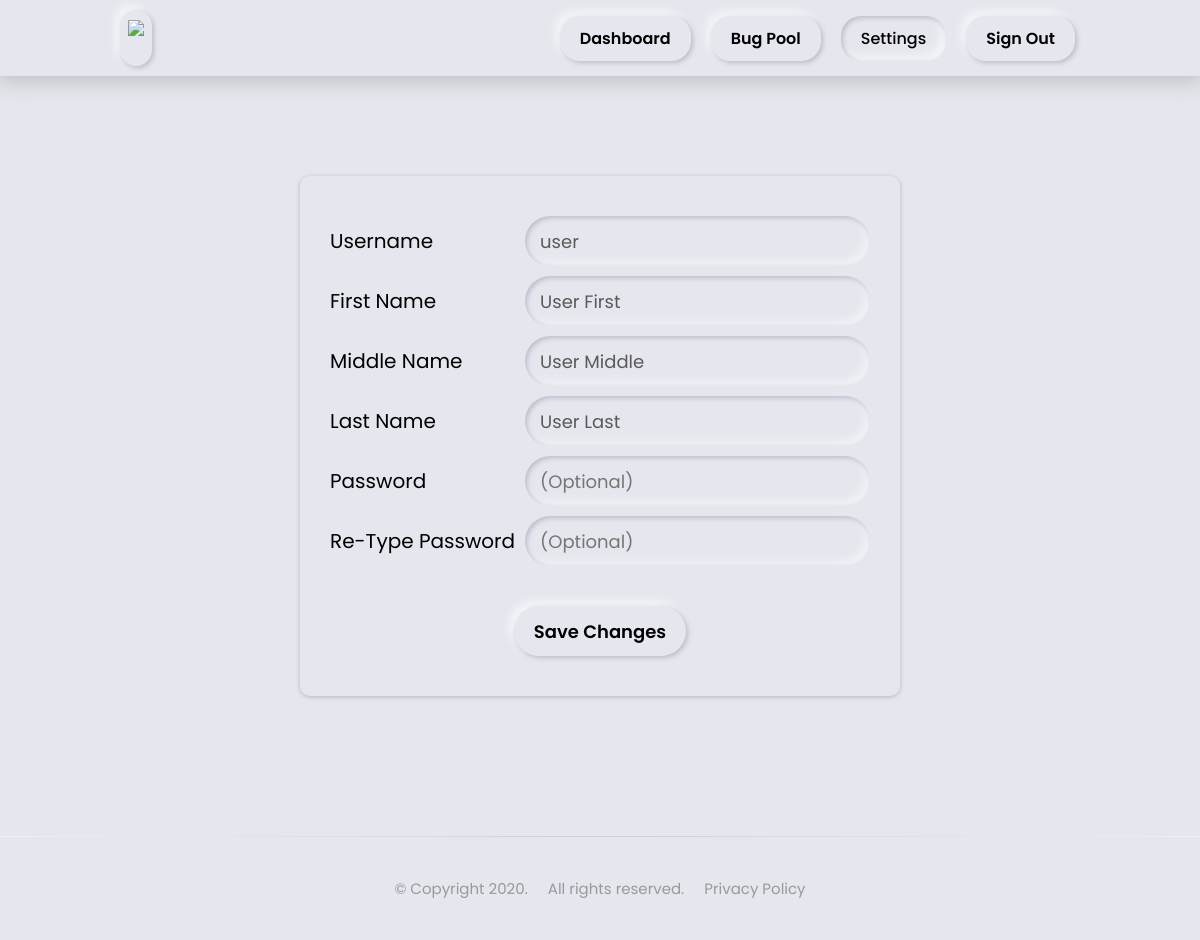
/settings.php (signed in), run on the app's committed database.
### tables this page shows
CREATE TABLE `users` (
  `id` int(11) NOT NULL,
  `username` varchar(64) NOT NULL,
  `password` varchar(64) NOT NULL,
  `privilege` int(11) NOT NULL,
  `firstname` varchar(64) NOT NULL,
  `middlename` varchar(64) NOT NULL,
  `lastname` varchar(64) NOT NULL,
  `repbug` int(11) NOT NULL,
  `resbug` int(11) NOT NULL,
  `rspdngbug` int(11) NOT NULL
);

### include/settingsPHP.php (called while the page is built, shortened)
<?php
    $result = mysqli_query($con, "SELECT username,firstname,middlename,lastname FROM users WHERE username='".$_SESSION['username']."'");
    $row = mysqli_fetch_assoc($result);
    $inp0 = $row['username'];
    $inp1 = $row['firstname'];
    $inp2 = $row['middlename'];
    $inp3 = $row['lastname'];
?>

### settings.php (the view, shortened to what this page needs)
<!DOCTYPE html>
<html>
    <head>
        <link rel="stylesheet" type="text/css" href="css/styles.css">
        <link rel="stylesheet" type="text/css" href="css/cred.css">
        <link rel="stylesheet" type="text/css" href="css/settings.css">
    </head>
<?php include('include/header.php'); ?>
<?php include('include/settingsPHP.php') ?>
        <div class="content">
            <div class="subcontent">
                    <form class="myform depthFX" action="" method="POST">
                        <div class="cardcontent">
                            <span>Username </span>
                            <div class="field">
                                <input type="text" placeholder="Username" value="<?php echo $inp0?>" readonly/>
                            </div>
                            <span>First Name </span>
                            <div class="field">
                                <input name="fname" type="text" placeholder="First Name" value="<?php echo $inp1?>" required/>
                            </div>
                            <span>Middle Name</span>
                            <div class="field">
                                <input name="mname" type="text" placeholder="Middle Name" value="<?php echo $inp2?>" required/>
                            </div>
                            <span>Last Name</span>
                            <div class="field">
                                <input name="lname" type="text" placeholder="Last Name" value="<?php echo $inp3?>" required/>
                            </div>
                            <span>Password</span>
                            <div class="field">
                                <input name="password" type="password" placeholder="(Optional)"/>
                            </div>
                            <span>Re-Type Password</span>
                            <div class="field">
                                <input name="rpassword" type="password" placeholder="(Optional)"/>
                            </div>
                        </div>
                        <button class="itemsHovFX">Save Changes</button>
                    </form>
            </div>
        </div>
<?php include('include/footer.php'); ?>

### css/styles.css (style rules this page uses)
* { margin:0; padding: 0; box-sizing: border-box; font-family: 'Poppins', sans-serif; background-color: #e6e7ee; word-break: break-word; }
.itemsHovFX { color: black; font-weight: 600; }
.depthFX { box-shadow: 0 1px 4px 0 #4b4b4b4c; }
.content { display: flex; flex-wrap: wrap; flex-direction: column; justify-content: center; padding: 0 5px; min-height: 90vh; }
.subcontent { padding: 30px 10px; display: flex; flex-wrap: wrap; flex-direction: row; justify-content: center; align-items: baseline; font-size: 20px; top: 50vh; }
.cardcontent { display: grid; grid-template-columns: auto auto; grid-row: auto; justify-items: center; align-items: center; grid-row-gap: 10px; grid-column-gap: 10px; }

### css/cred.css (style rules this page uses)
.myform { max-width: 330px; border-radius: 10px; padding: 40px 30px; box-shadow: 2px 2px 5px #babecc, -5px -5px 10px #ffffff99; }
.myform .field { height: 50px; width: 100%; display: flex; position: relative; }
.field { margin: 20px 0; margin-top: 0; }
.field input { height: 100%; width: 100%; padding: 0 15px; font-size: 18px; outline: none; border: none; color: #595959; border-radius: 25px; box-shadow: inset 2px 2px 5px #babecc, inset -5px -5px 10px #ffffff73; }
button { margin-top: 20px; padding: 0 5px; width: 100%; height: 50px; color: #000; font-size: 18px; font-weight: 600; border: none; outline: none; cursor: pointer; border-radius: 25px; box-shadow: 2px 2px 5px #babecc, -5px -5px 10px #ffffff99; }

### css/settings.css (style rules this page uses)
.cardcontent { justify-items: unset; grid-row-gap: 10px; grid-column-gap: 10px; }
.myform { max-width: 600px; display: flex; flex-wrap: wrap; flex-direction: column; align-items: center; box-shadow: 0 1px 4px 0 #4b4b4b4c; }
.field { margin: 0; }
button { padding: 0 20px; width: auto; }

### data on the page
users: username "user", fname "User First", mname "User Middle", lname "User Last"
